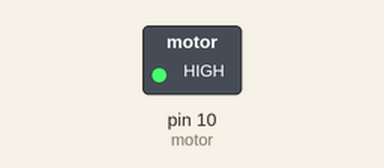
This sketch was run on a simulated Arduino Uno, built with avr-gcc and run on an emulated ATmega328P. On the bench: switched loads named in the sketch (green lamp = pin HIGH).

Above: at 0.05 s.
Timing chart, 0 to 3.0 s (numbered marks = the images above):
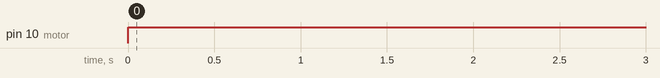

The sketch:

Motor_de_vibraci_n.ino
```cpp
const int motor = 10;  // creamos una constante que contiene el número de pin al cual está conectado el motor

void setup(){
  pinMode(motor, OUTPUT);  // se define el pin del motor como salida
}

void loop(){
  digitalWrite(motor, 1);  // encendemos el motor
  delay(1000);
  digitalWrite(motor, 0);  // apagamos el motor
}
```

Measured:
- by itself, pin 10 (motor): LOW → HIGH at 0.00 s
